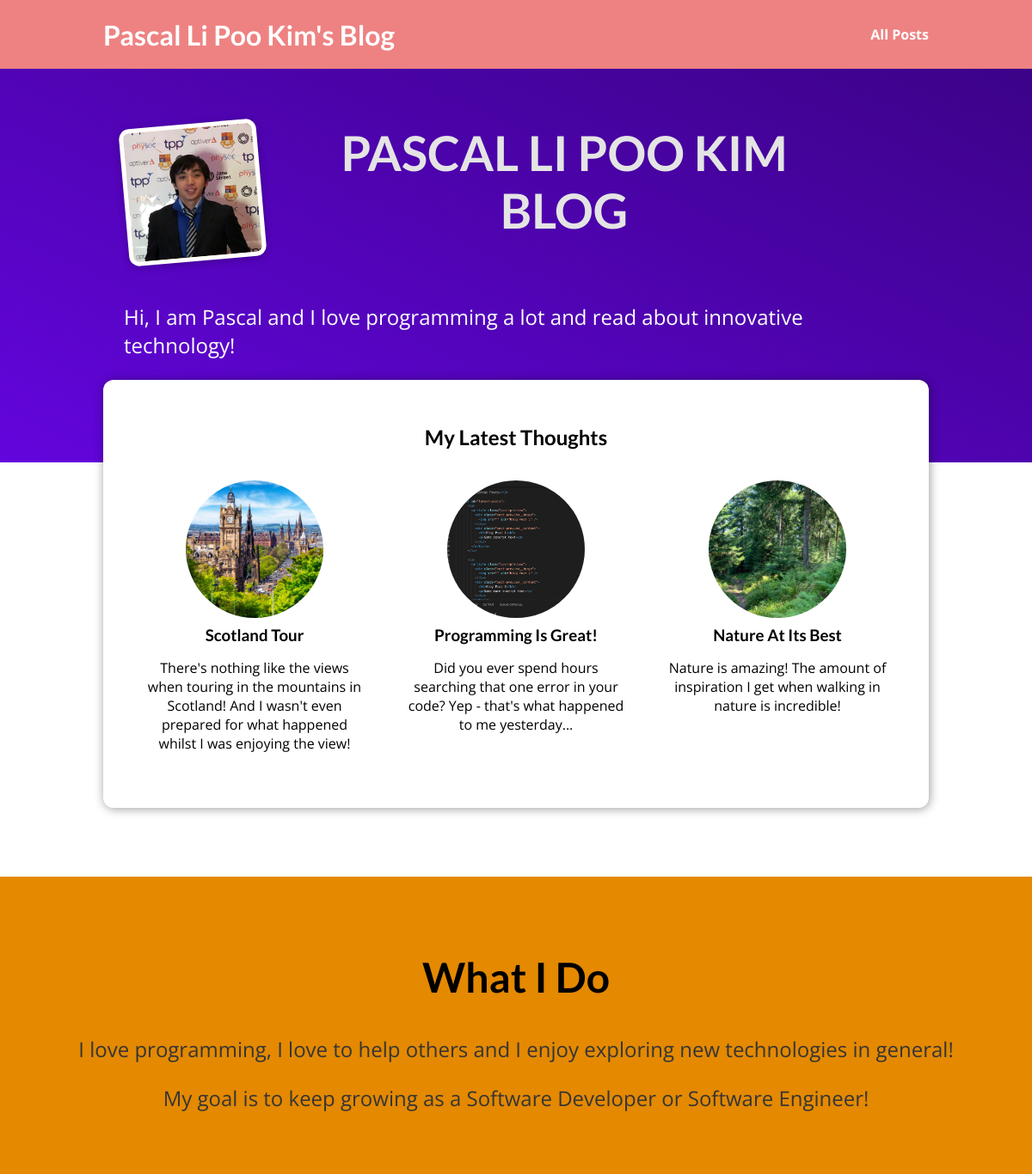
The page / on the database its author committed.
### blog/models.py (models this page shows)
class Post(models.Model):
    title = models.CharField(max_length=150)
    excerpt = models.CharField(max_length=200)
    image = models.ImageField(upload_to="posts", null=True)
    date = models.DateField(auto_now=True)
    slug = models.SlugField(unique=True)
    content = models.TextField(validators=[MinLengthValidator(10)])
    author = models.ForeignKey(
        Author, on_delete=models.SET_NULL, null=True, related_name="posts"
    )
    tags = models.ManyToManyField(Tag)

### blog/views.py (the view)
# urls.py: path("", views.StartingPageView.as_view(), name="starting-page"),
class StartingPageView(ListView):
    template_name = "blog/index.html"
    model = Post
    ordering = ["-date"]
    context_object_name = "posts"
    def get_queryset(self):
        queryset = super().get_queryset()
        data = queryset[:3]
        return data

### blog/templates/blog/index.html (shortened to what this page needs)
{% extends "base.html" %}
{% load static %}
{%block css_files %}
    <link rel="stylesheet" href="{% static "blog/post.css" %}" >
    <link rel="stylesheet" href="{% static "blog/index.css" %}" >
{% endblock %}
{% block content %}
    <section id="welcome">
        <header>
            <img src="{% static "blog/images/pascal.jpg" %}" alt="Pascal - The Author Of This Blog" />
            <h2>PASCAL LI POO KIM BLOG</h2>
        </header>
        <p> Hi, I am Pascal and I love programming a lot and read about innovative technology! </p>
    </section>
    <section id="latest-posts" class="">
        <h2>My Latest Thoughts</h2>
        <ul>
            {% for post in posts %}
                {% include "blog/include/post.html" %}
            {% endfor %}
        </ul>
    </section>
<section id="about">
    <h2> What I Do</h2>
    <p>I love programming, I love to help others and I enjoy exploring
        new technologies in general!
    </p>
    <p>
        My goal is to keep growing as a Software Developer or Software Engineer!
    </p>
</section>
{% endblock %}

### blog/templates/blog/include/post.html
{% load static %}
<li>
    <article class="post">
        <a href="{% url "post-detail-page" post.slug %}">
            <img src="{{ post.image.url }}" alt="{{ post.title }}" />
            <div class="post__content">
                <h3> {{ post.title }} </h3>
                <p>
                    {{ post.excerpt }}
                </p>
            </div>
        </a>
    </article>
</li>

### static/app.css (style rules this page uses)
* { box-sizing: border-box; }
html { font-family: 'Open Sans', 'Lato', sans-serif; }
body { margin: 0; }
h1, h2, h3 { font-family: 'Lato', sans-serif; font-weight: bold; }

### blog/static/blog/post.css (style rules this page uses)
.post { display: flex; flex-direction: column; align-items: center; text-align: center; }
.post a { text-decoration: none; color: black; transition: all 0.2s ease; padding: 1rem; }
.post img { width: 10rem; height: 10rem; object-fit: cover; border-radius: 50%; }
.post h3 { margin: 0.25rem 0; }

### blog/static/blog/index.css (style rules this page uses)
#welcome { background: linear-gradient(to right top, #6305dd, #390281); padding: 6rem 12%; }
#welcome header { display: flex; align-items: flex-start; margin: 3rem auto; }
#welcome img { width: 10rem; height: 10rem; object-fit: cover; object-position: top; border: 5px solid white; border-radius: 12px; background-color: #ffe1bf; transform: rotateZ(-5deg); box-shadow: 0 2px 8px rgba(0, 0, 0, 0.25); }
#welcome header h2 { font-size: 3.5rem; margin: 0 0 0 2rem; color: #e4e4e4; width: 40rem; text-align: center; }
#welcome p { color: white; font-size: 1.5rem; }
#latest-posts { background-color: white; padding: 2rem; border-radius: 12px; width: 60rem; margin: -6rem auto 2rem auto; box-shadow: 1px 1px 12px rgba(0, 0, 0, 0.4); }
#latest-posts h2 { text-align: center; }
#latest-posts ul { list-style: none; margin: 0; padding: 0; display: flex; gap: 1rem; }
#latest-posts li { flex: 1; }
#about { text-align: center; padding: 3rem; background-color: #e48900; margin-top: 5rem; }
#about h2 { font-size: 3rem; }
#about p { font-size: 1.5rem; color: #353535; }

### rows shown on the page
Post: image (picture), title "Scotland Tour", excerpt "There's nothing like the views when touring in the mountains in Scotland! And I wasn't even prepared for what happened whilst I was enjoying the view!"
Post: image (picture), title "Programming Is Great!", excerpt "Did you ever spend hours searching that one error in your code? Yep - that's what happened to me yesterday..."
Post: image (picture), title "Nature At Its Best", excerpt "Nature is amazing! The amount of inspiration I get when walking in nature is incredible!"
